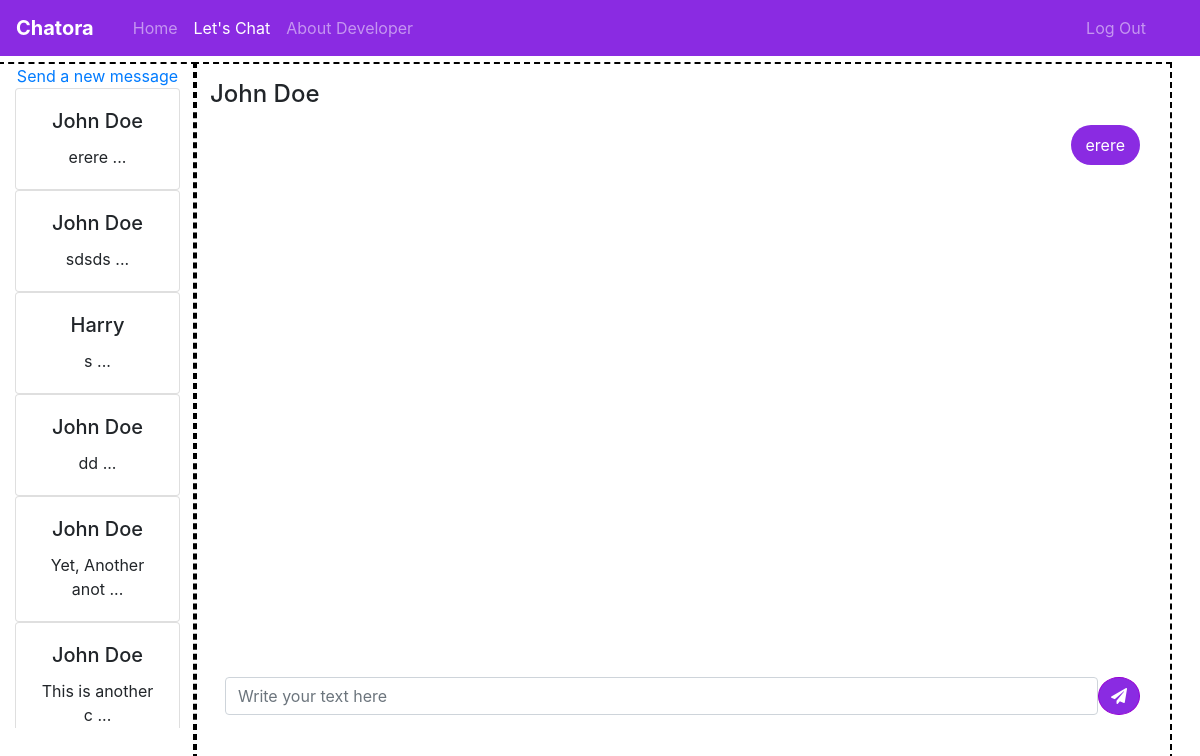
The page /chat/ (signed in) on the database its author committed.
### chat/models.py (models this page shows, shortened)
class User(AbstractUser):
    pass

class Conversation(models.Model):
    participants = models.ManyToManyField(User,related_name='participant')
    Messages = models.ManyToManyField(Message,related_name='texts')
    Last_Updated = models.DateTimeField(auto_now=True)

class Message(models.Model):
    Text = models.CharField(max_length=200)
    From = models.ForeignKey(User,on_delete=models.CASCADE,related_name='sender')
    Read_by = models.ManyToManyField(User,related_name='read')

### chat/views.py (the view)
# urls.py: path('chat/',views.messages,name='messages'),
def messages(request):
    if request.user.is_anonymous:
        return HttpResponseRedirect(reverse("index"))
    user = request.user
    conv_id = request.GET.get('conv_id')
    con = Conversation.objects.filter(participants=user).order_by('-Last_Updated')
    if conv_id == "" or conv_id == None:
        try:
            latest = con[0].id
        except IndexError:
            latest = ""
    else:
        try:
            latest = int(conv_id)
        except ValueError:
            latest = ""
    if type(latest) is int:
        disp_msgs = Conversation.objects.get(pk=latest).Messages.order_by('id')
        unread = Conversation.objects.get(pk=latest).Messages.exclude(Read_by=request.user)
        for loop in unread:
            loop.Read_by.add(request.user)
            print(loop)
        disp_conv = disp_msgs.first().texts.get()
        if request.user not in disp_conv.participants.all():
            disp_conv = None
            disp_msgs = None
    else:
        disp_msgs = None
    return render(request, 'chat/messages.html',
                  {'all_conversations': con, 'disp_msgs': disp_msgs, 'disp_conv': disp_conv})

### chat/templates/chat/messages.html (shortened to what this page needs)
{% extends 'chat/base.html' %}
{% load static %}
{% block main %}
    <div class="container-fluid row mt-2">
        <div class="container col col-lg-2" style="outline: 2px dashed black">
            <div id="main_container" class="text-center" style="">
                <a class="text-center" href="{% url 'new_msg' %}">Send a new message</a>
                <div class="" id="all_messages" style="height: inherit; overflow-y: auto; display: flex;">
                    {% for each_conv in all_conversations %}
                        <form class="card" style="" method="GET" onclick="this.submit()"
                              action="{% url 'messages' %}">
                            <div class="card-body">
                                <h5 class="card-title">
                                    {% for participant_name in each_conv.participants.all %}
                                        {% if participant_name != user %}
                                            {{ participant_name.first_name }}
                                        {% endif %}
                                    {% endfor %}
                                </h5>
                                <p class="card-text"
                                   id="lst-{{ each_conv.id }}">{{ each_conv.Messages.last.Text |slice:":17" }} ...</p>
                            </div>
                        </form>
                    {% endfor %}
                </div>
            </div>
        </div>
        <div class="container col-12 col-lg-10" style="outline: 2px dashed black; height: 88vh;">
            <div class="my-3" style="height: 70vh">
                <h4>
                    {% for participant_name in disp_conv.participants.all %}
                        {% if participant_name != user %}
                            {{ participant_name.first_name }}
                        {% endif %}
                    {% endfor %}
                </h4>
                <div id="messages" style="height: inherit; overflow-y: auto; display: flex; flex-direction: column; ">
                    {% for eachMsg in disp_msgs %}
                        {% if not eachMsg.From == user %}
                            <div class="container" style="display: flex; flex-direction: row;">
                                <div class=" my-2 text-white bg-secondary py-2"
                                     style="text-align: left; border-radius: 20px;">
                                    <span class="container " style="">{{ eachMsg.Text }}</span>
                                </div>
                                <div class="col"></div>
                            </div>
                        {% else %}
                            <div class="container" style="display: flex; flex-direction: row;">
                                <div class="col"></div>
                                <div class=" my-2 text-white bg-primary py-2"
                                     style="text-align: right; border-radius: 20px;">
                                    <span class="container " style="">{{ eachMsg.Text }}</span>
                                </div>
                            </div>
                        {% endif %}
                    {% endfor %}
                </div>
                <div class="container">
                    <form class="d-flex" id="send">
                        <input type="text" id="{{ disp_conv.id }}" class="form-control msg" name="txt"
                               placeholder="Write your text here" autofocus>
                        <button class="btn btn-primary" class="send" type="submit" style="border-radius: 100%;"><i
                                class="fas fa-paper-plane"></i></button>
                    </form>
                </div>
            </div>
        </div>
    </div>
{% endblock %}

### chat/templates/chat/base.html (shortened to what this page needs)
<!doctype html>
<html lang="en">
<head>
    <link rel="stylesheet" href="https://stackpath.bootstrapcdn.com/bootstrap/4.4.1/css/bootstrap.min.css">
    <link rel="stylesheet" href="https://pro.fontawesome.com/releases/v5.10.0/css/all.css"/>
</head>
<body>
<nav class="navbar navbar-expand-lg navbar-dark bg-primary">
    <a class="navbar-brand" href="#">
        <b>Chatora </b>
    </a>
    <div class="collapse navbar-collapse" id="navbarNav">
    <div class="col-12">
        <ul class="navbar-nav mr-auto d-flex">
        {% with url_name=request.resolver_match.url_name %}
            <li class="nav-item ">
                <a class="nav-link selff {% if url_name == 'index' %}active{% endif %}" href="{% url 'index' %}" id="self-{{ user.id }}">Home</a>
            </li>
            <li class="nav-item">
                <a class="nav-link {% if url_name == 'messages' %}active{% endif %}" href="{% url 'messages' %}">Let's Chat</a>
            </li>
            <li class="nav-item">
                <a class="nav-link {% if url_name == 'about' %}active{% endif %}" href="{% url 'about' %}">About Developer</a>
            </li>
            {% if user.is_authenticated %}
                <div class="col text-right">
                <li class="nav-item">
                    <a class="nav-link" href="{% url 'logout' %}">Log Out</a>
                </li>
                </div>
            {% endif %}
        {% endwith %}
        </ul>
    </div>
    </div>
</nav>
{% block main %}
{% endblock %}
</body>
</html>

### chat/templates/chat/base.html (style rules this page uses)
.bg-primary, .btn-primary, .bg-primary, .primary { background-color: blueviolet !important; border-color: darkviolet; }

### chat/templates/chat/messages.html (style rules this page uses)
@media (min-width: 992px) { #all_messages { flex-direction: column; } }
@media (min-width: 992px) { #main_container { height:80vh } }

### rows shown on the page
Conversation: Messages.last.Text "erere"
User: first_name "John Doe"
Conversation: Messages.last.Text "sdsds"
Conversation: Messages.last.Text "s"
User: first_name "Harry"
Conversation: Messages.last.Text "dd"
Conversation: Messages.last.Text "Yet, Another anot"
Conversation: Messages.last.Text "This is another c"
Message: Text "erere"
